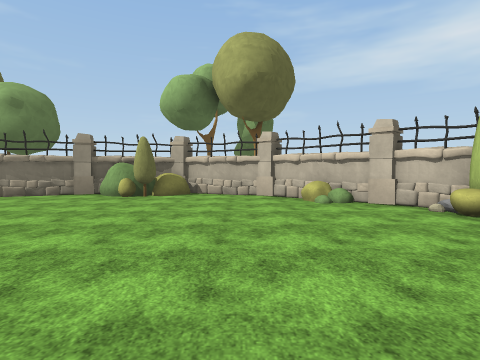
view 1 (above)

22 first-person views from a walk through a Unity game level. The camera is 1.5 m above the floor, tilts 2° down and sees 80° across. The floor is counted in squares, 2 m on a side. Each view is taken from the middle of a square. On the plan, view 1 faces up. The plan holds only what a view shows up to about 10 squares ahead; the rest is blank. The terrain is drawn as flat ground. The player is left out. Some animated figures are not drawn. Surface patterns are stand-ins for the level's own textures.

view 2
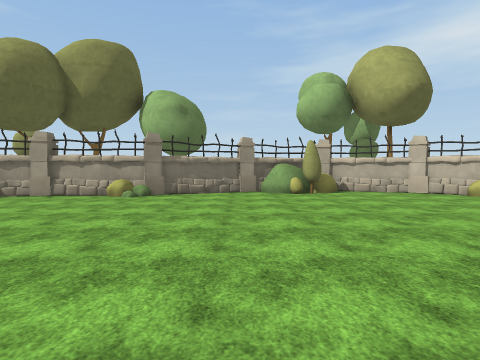

view 3
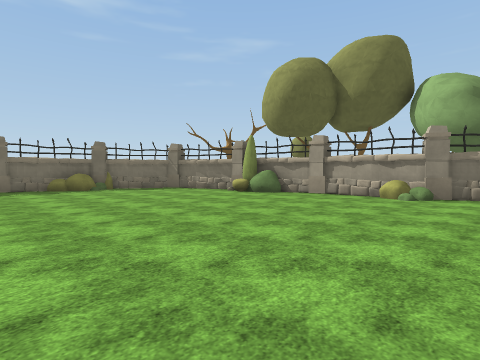

view 4
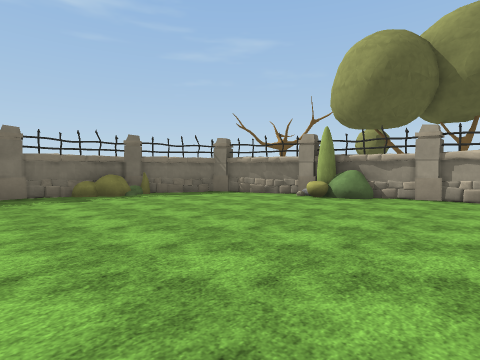

view 5
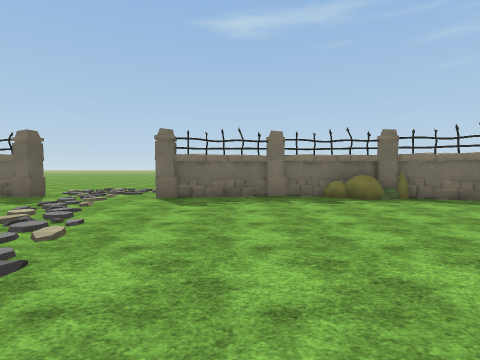

view 6
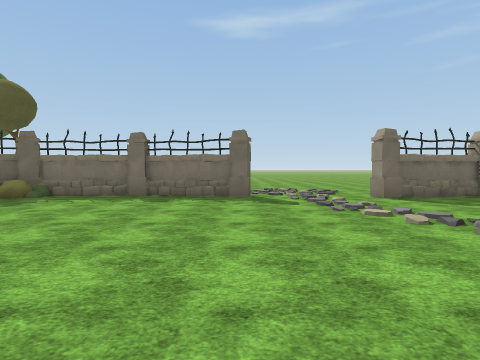

view 7
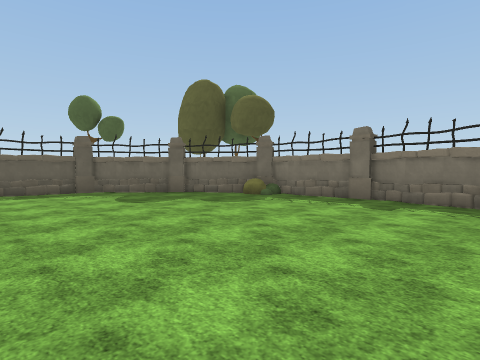

view 8
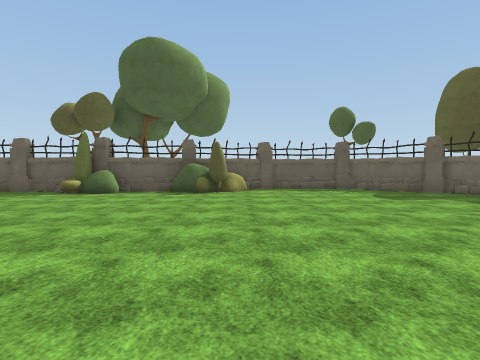

view 9
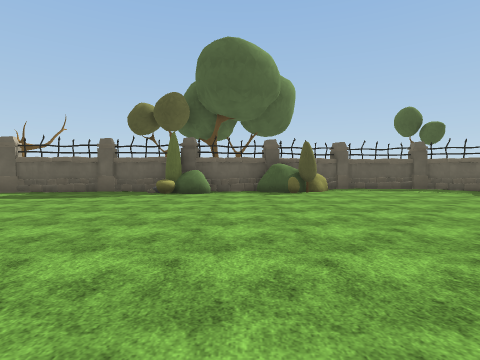

view 10
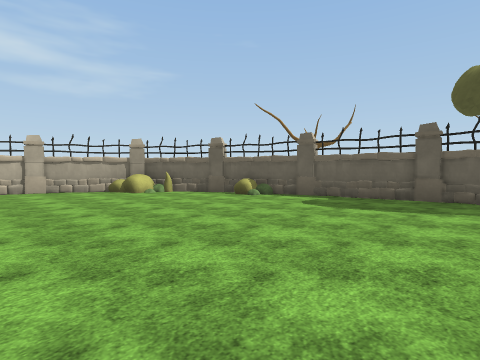

view 11
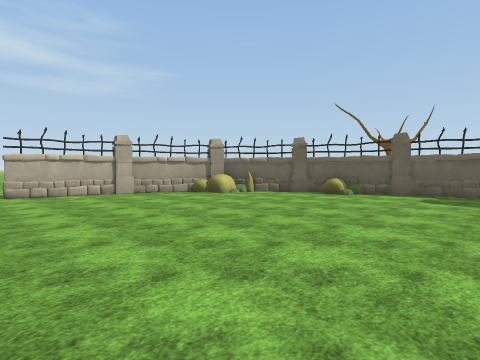

view 12
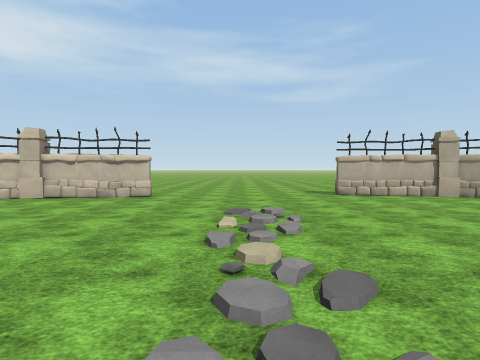

view 13
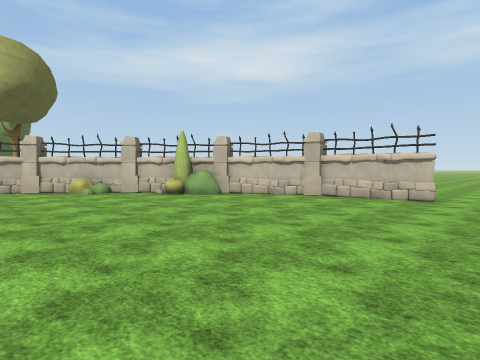

view 14
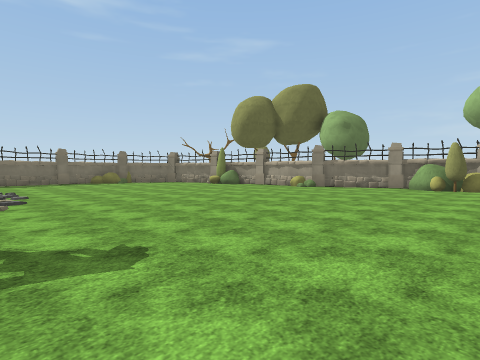

view 15
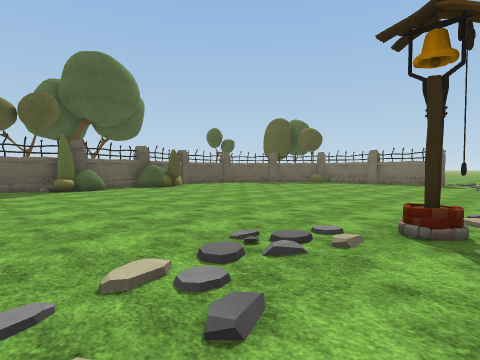

view 16
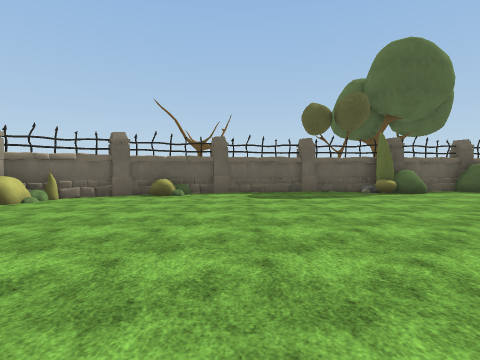

view 17
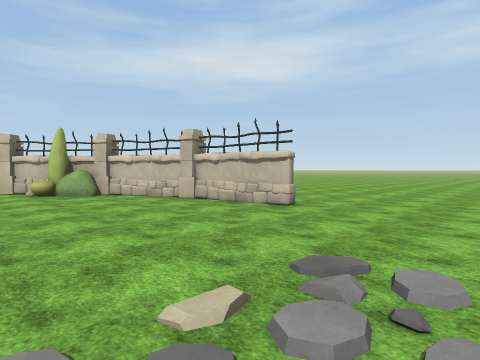

view 18
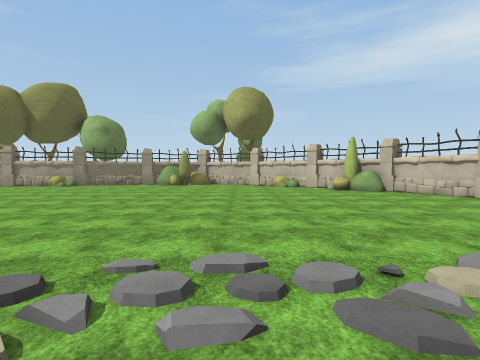

view 19
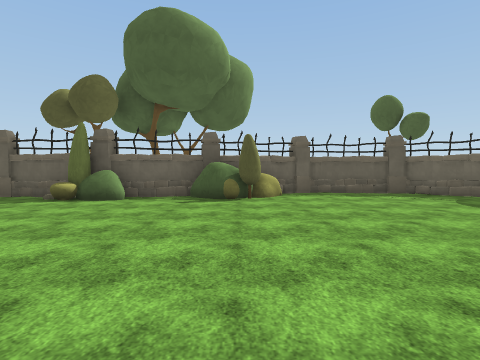

view 20
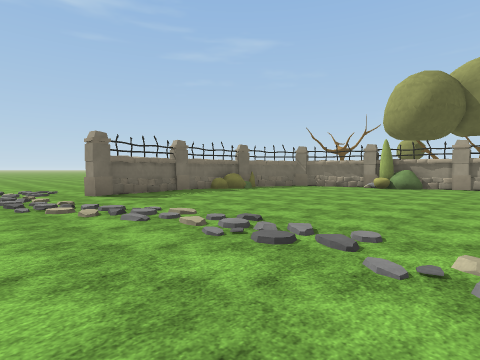

view 21
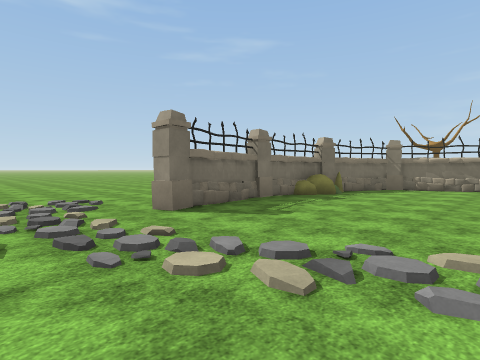

view 22
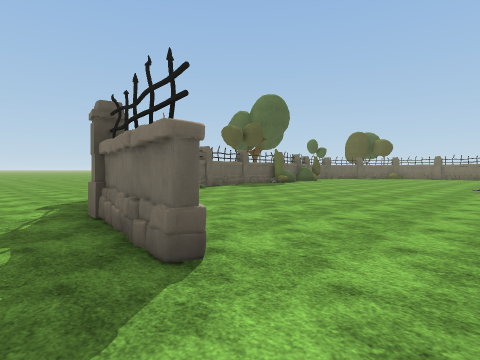

### Floor plan
Key: @ floor where view 1 was taken; # wall or solid block; . main floor; : floor 0.25 m higher than the main floor; / step, stairs or slope; T tree; B bush; O other object.
Columns run from 22 left of view 1 to 9 right of it. Each row starts with its distance up from view 1.
 10                        T
  9                 ###OO###
  8             #####..O...##
  7        ######.B.........B#
  6       ##.B...............##
  5      # ...................B#
  4     ##.....................##
  3     #.......................#
  2     O.......................##
  1     #........................#
  0     #.................@......#
 -1     #........................#..
 -2 ... #...........................
 -3 ....#..../////..................
 -4 ..//.../:/./.........//////.....
 -5 ..//..//........O..///././/.....
 -6   .................:............
 -7   ..#.........................#.
 -8     #.........................#.
 -9     #........................##.
-10     #........................#..
-11     #........................#.
-12     #.......................O .
-13     B......................##..
-14     ##....................##...
-15   T  ##..........B.....#B## ...
-16   O   ##....OOO#########    ...
-17        ######                ..
-18                 T
-19                 T

Where each view was taken, in squares from view 1:
view 1: 0 up, 0 right, facing up
view 2: 1 down, 5 left, facing up
view 3: 1 down, 6 left, facing up-left
view 4: 1 down, 9 left, facing up-left
view 5: 1 down, 10 left, facing left
view 6: 7 down, 10 left, facing left
view 7: 7 down, 11 left, facing down-left
view 8: 6 down, 10 left, facing down
view 9: 6 down, 7 left, facing down
view 10: 8 down, 4 left, facing down-right
view 11: 6 down, 2 left, facing down-right
view 12: 4 down, 1 left, facing right
view 13: 3 down, 1 left, facing up-right
view 14: 4 down, 1 left, facing up-left
view 15: 4 down, 2 left, facing down-left
view 16: 6 down, 0 right, facing down
view 17: 5 down, 2 right, facing up-right
view 18: 6 down, 0 right, facing up
view 19: 8 down, 9 left, facing down
view 20: 6 down, 9 left, facing up-left
view 21: 6 down, 13 left, facing up-left
view 22: 5 down, 9 right, facing down-left
